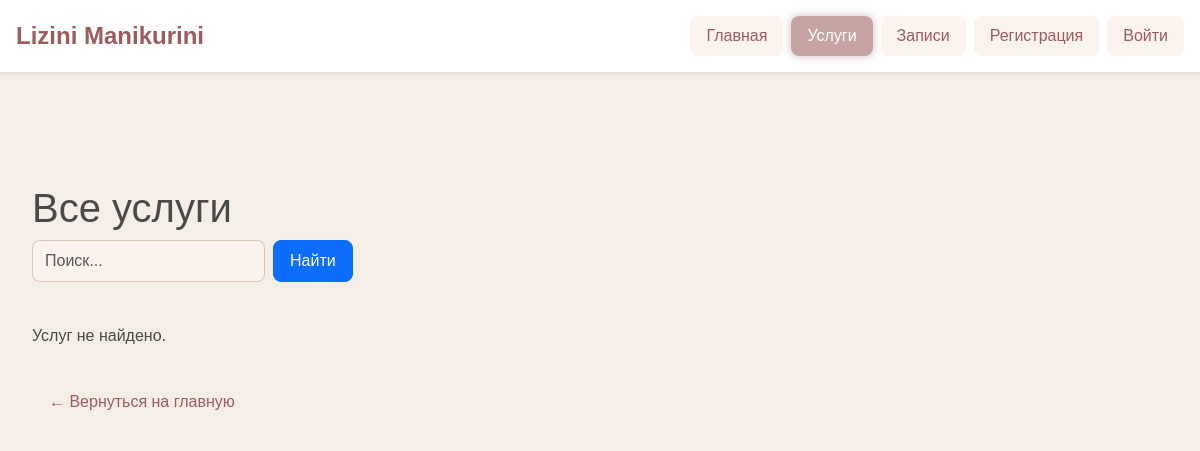
The page /services/ on the database as committed earlier.
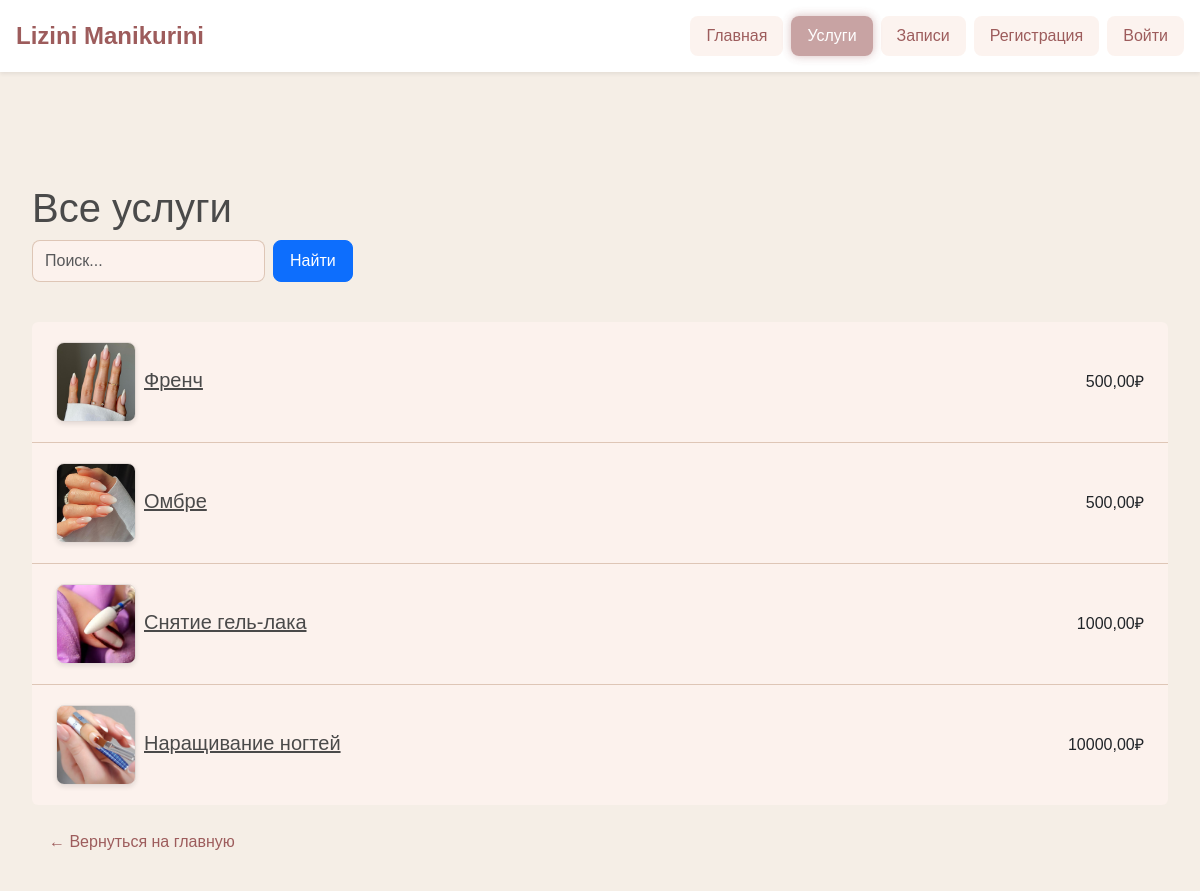
The same page on the database as committed later.
### website/models.py (models this page shows, shortened)
class Service(models.Model):
    name = models.CharField(max_length=100, verbose_name='Название услуги')
    description = models.TextField(blank=True, verbose_name='Описание')
    price = models.DecimalField(max_digits=10, decimal_places=2, verbose_name='Цена')
    duration_minutes = models.PositiveIntegerField(verbose_name='Длительность (мин)')
    image = models.ImageField(upload_to='services/', blank=True, verbose_name='Картинка услуги')
    created_at = models.DateTimeField(auto_now_add=True, verbose_name='Дата создания')
    updated_at = models.DateTimeField(auto_now=True, verbose_name='Дата изменения')
    class Meta:
        verbose_name = 'Услуга'
        verbose_name_plural = 'Услуги'
        ordering = ['-created_at']

### website/views.py (the view)
# urls.py: path('services/', services_list, name='services_list'),
def services_list(request):
    query = request.GET.get('q', '').strip()
    if query:
        services = Service.objects.filter(
            Q(name__icontains=query) | Q(description__icontains=query)
        )
    else:
        services = Service.objects.all()
    return render(request, 'website/services_list.html', {'services': services, 'query': query})

### website/templates/website/services_list.html (shortened to what this page needs)
{% extends 'website/base.html' %}
{% block content %}
<div class="container my-4">
    <h1>Все услуги</h1>
    <form method="get" action="{% url 'services_list' %}" class="row g-2 mb-4">
        <div class="col-auto">
            <input type="text" name="q" class="form-control" placeholder="Поиск..." value="{{ query }}">
        </div>
        <div class="col-auto">
            <button type="submit" class="btn btn-primary mb-3">Найти</button>
        </div>
    </form>
    {% if services %}
        <ul class="list-group">
            {% for service in services %}
            <li class="list-group-item d-flex justify-content-between align-items-center">
                <div class="d-flex align-items-center">
                    {% if service.image %}
                        <img src="{{ service.image.url }}" alt="{{ service.name }}" class="thumb me-2">
                    {% endif %}
                    <a href="#" class="fs-5">{{ service.name }}</a>
                </div>
                <span>{{ service.price }}₽</span>
            </li>
            {% endfor %}
        </ul>
    {% else %}
        <p>Услуг не найдено.</p>
    {% endif %}
    <a href="{% url 'index' %}" class="btn btn-link mt-3">← Вернуться на главную</a>
</div>
{% endblock %}

Rows that differ between the two databases and show on the page:
added Service: image (picture), name "Френч", price "500,00"
added Service: image (picture), name "Омбре", price "500,00"
added Service: image (picture), name "Снятие гель-лака", price "1000,00"
added Service: image (picture), name "Наращивание ногтей", price "10000,00"
Other text that changed with them:
text no longer shown: "Услуг не найдено."
